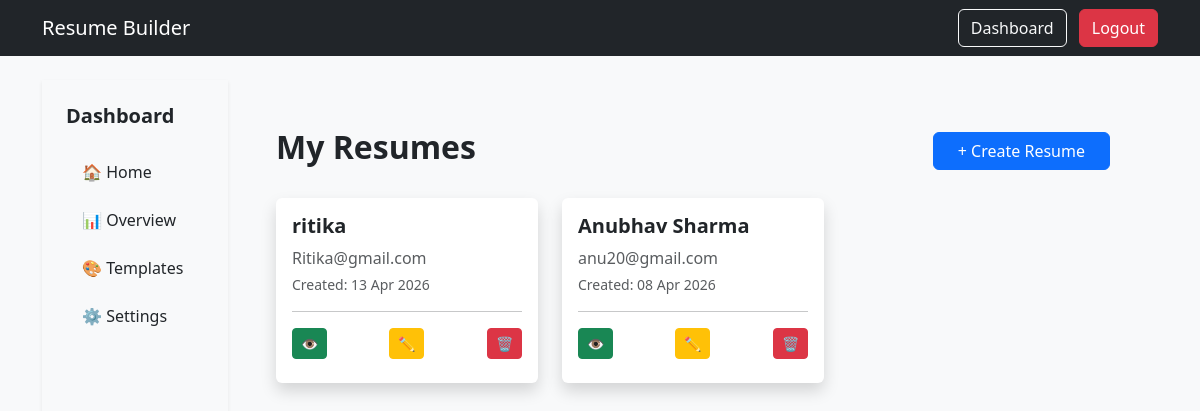
Before: /dashboard/ (signed in) with the older database file.
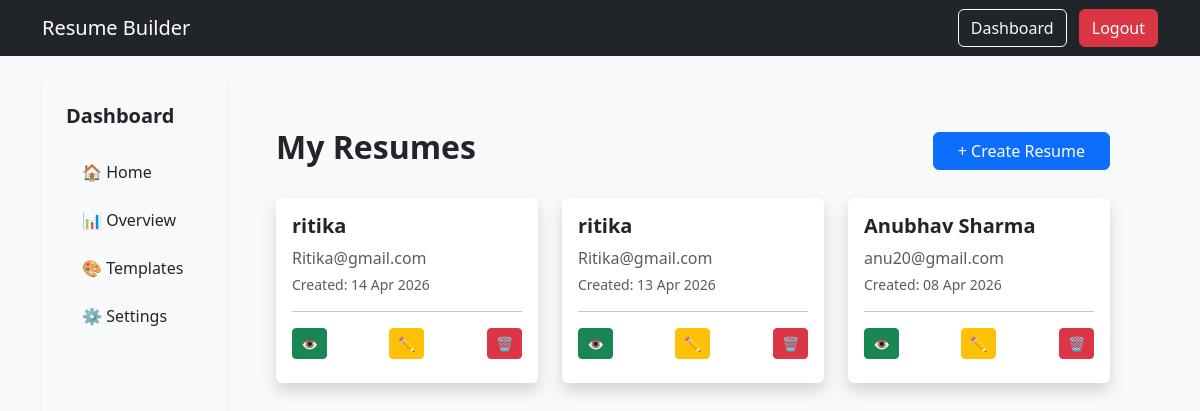
After: the same page with the newer database file.
### resume/models.py (models this page shows, shortened)
class Resume(models.Model):
    user = models.ForeignKey(User, on_delete=models.CASCADE)
    name = models.CharField(max_length=255)
    email = models.EmailField()
    phone = models.CharField(max_length=20, blank=True)
    location = models.CharField(max_length=100, blank=True)
    summary = models.TextField(blank=True, null=True)
    education = models.TextField(blank=True)
    experience = models.TextField(blank=True)
    skills = models.TextField(blank=True)
    template = models.CharField(max_length=50, default="template1")
    github = models.URLField(blank=True)
    linkedin = models.URLField(blank=True)
    leetcode = models.URLField(blank=True)
    gfg = models.URLField(blank=True)
    created_at = models.DateTimeField(auto_now_add=True)
    class Meta:
        ordering = ['-created_at']

### resume/views.py (the view)
# urls.py: path('dashboard/', views.dashboard, name='dashboard'),
@login_required
def dashboard(request):
    resumes = Resume.objects.filter(user=request.user)
    return render(request, "dashboard.html", {"resumes": resumes})

### resume/templates/dashboard.html (shortened to what this page needs)
{% extends 'base.html' %}
{% block content %}
<div class="container-fluid">
  <div class="row">
    <div class="col-md-2 bg-light min-vh-100 p-4 shadow-sm">
      <h5 class="mb-4 fw-bold">Dashboard</h5>
      <ul class="nav flex-column">
        <li class="nav-item mb-2">
          <a class="nav-link text-dark" href="{% url 'home' %}">
            🏠 Home
          </a>
        </li>
        <li class="nav-item mb-2">
          <a class="nav-link text-dark" href="{% url 'overview' %}">
            📊 Overview
          </a>
        </li>
        <li class="nav-item mb-2">
          <a class="nav-link text-dark" href="{% url 'template' %}">
            🎨 Templates
          </a>
        </li>
        <li class="nav-item mb-2">
          <a class="nav-link text-dark" href="{% url 'settings' %}">
            ⚙️ Settings
          </a>
        </li>
      </ul>
    </div>
    <div class="col-md-10 p-5">
      <div class="d-flex justify-content-between align-items-center mb-4">
        <h2 class="fw-bold">My Resumes</h2>
        <a href="/create/" class="btn btn-primary px-4">
          + Create Resume
        </a>
      </div>
      <div class="row">
        {% for resume in resumes %}
        <div class="col-md-4">
          <div class="card mb-4 shadow border-0">
            <div class="card-body">
              <h5 class="card-title fw-bold">{{ resume.name }}</h5>
              <p class="text-muted mb-1">{{ resume.email }}</p>
              <p class="text-muted small">
                Created: {{ resume.created_at|date:"d M Y" }}
              </p>
              <hr>
              <div class="d-flex justify-content-between mb-2">
                <a href="/preview/{{ resume.id }}/" class="btn btn-sm btn-success">
                  👁
                </a>
                <a href="/edit/{{ resume.id }}/" class="btn btn-sm btn-warning">
                  ✏️
                </a>
                <form action="/delete/{{ resume.id }}/" method="POST" style="display:inline;">
    <button type="submit" class="btn btn-sm btn-danger"
            onclick="return confirm('Delete this resume?')">
        🗑
    </button>
</form>
              </div>
            </div>
          </div>
        </div>
        {% endfor %}
      </div>
    </div>
  </div>
</div>
{% endblock %}

Changed rows visible on the page:
added Resume: name "ritika", email "Ritika@gmail.com", created_at "14 Apr 2026"
